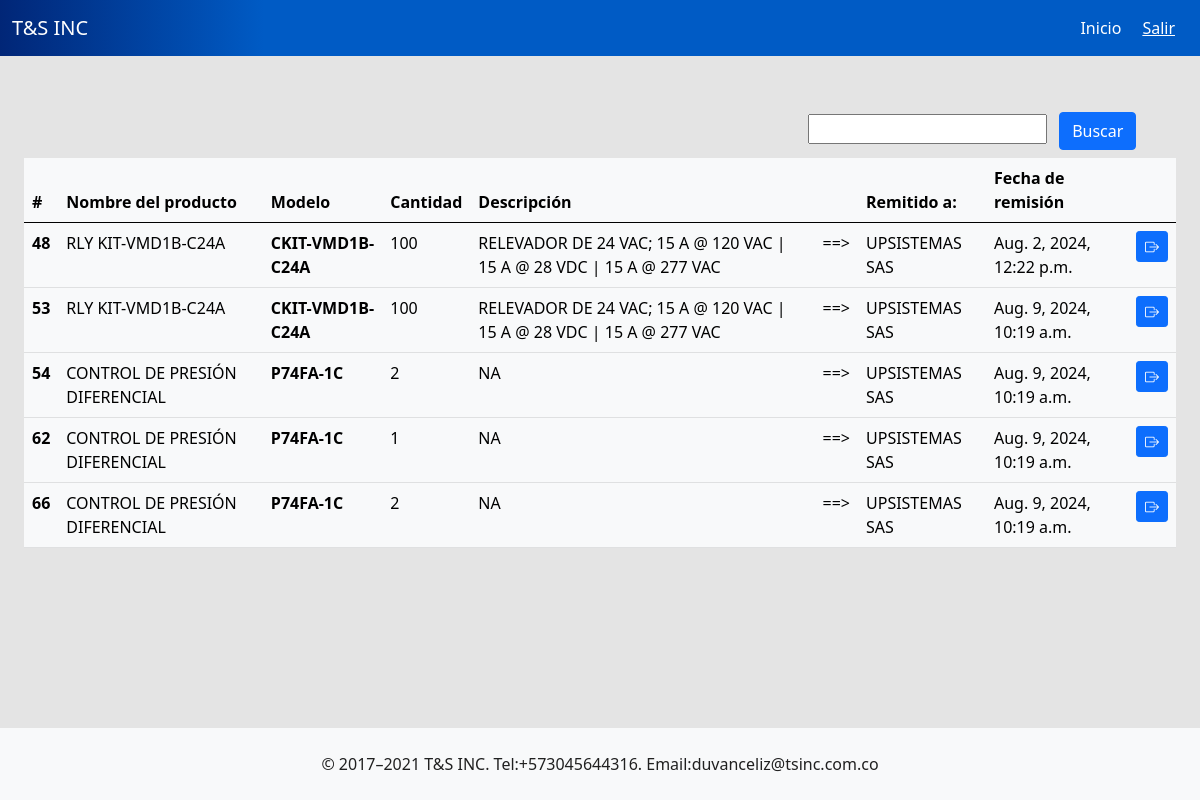
/productshipped/ (signed in), run on an earlier commit of the app's database.
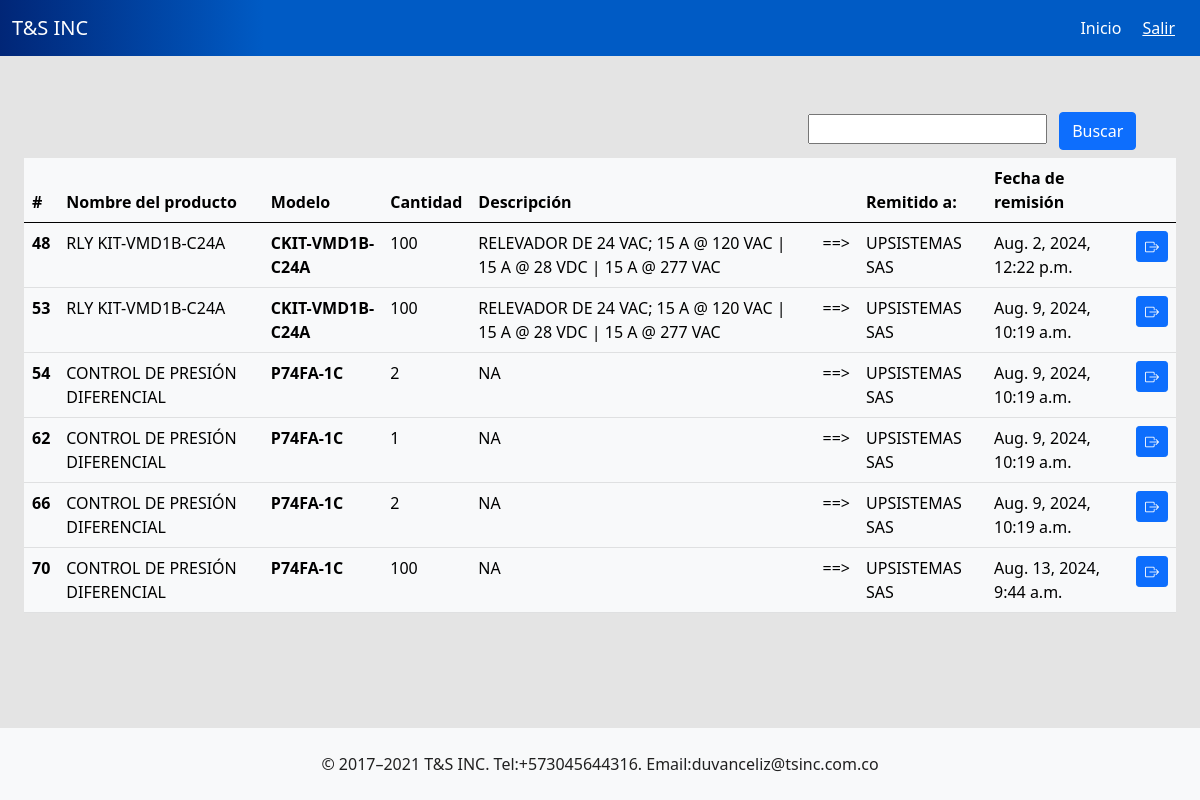
And on a later commit of the database.
### tsinc/models.py (models this page shows, shortened)
class ProductSent(models.Model):
    product = models.ForeignKey(Product,on_delete=models.CASCADE)
    quantity = models.IntegerField(default=0)
    price = models.FloatField(default=0)
    remission = models.ForeignKey(Remission,on_delete=models.CASCADE,null=True)
    discounted = models.BooleanField(default=False)

class Product(models.Model):
    code = models.CharField(max_length=200, default=None)
    product_name = models.CharField(max_length=200, default=None)
    factory_ref = models.CharField(max_length=200, default=None)
    model = models.CharField(max_length=200, default=None)
    sale_price = models.FloatField(default=0)
    purcharse_price = models.FloatField(default=0)
    brand = models.CharField(max_length=200, default=None)
    location = models.CharField(max_length=200, default=None)
    quantity = models.IntegerField()
    point = models.CharField(max_length=100,null=True,blank=True)
    description = models.TextField(validators=[MaxLengthValidator(500)], null=True)
    min_stock = models.IntegerField(default=0)
    iva = models.BooleanField(default=False)
    date = models.DateField(default=datetime.date.today)

class Remission(models.Model):
    number = models.CharField(max_length=200, null= True)
    city = models.CharField(max_length=200)
    company = models.CharField(max_length=200)
    nit = models.CharField(max_length=200)
    location = models.CharField(max_length=200)
    project = models.CharField(max_length=250)
    responsible = models.CharField(max_length=200)
    order_number = models.CharField(max_length=100, null=True)
    date = models.DateTimeField(default=timezone.now)
    usersession = models.ForeignKey(User,on_delete=models.CASCADE)

### tsinc/views.py (the view)
# urls.py: path('productshipped/', views.product_shipped, name='product_shipped'),
@user_passes_test(staff_required,login_url='/accessdenied/')
@login_required
def product_shipped(request):
    products_shipped = ProductSent.objects.all()[:10]
    search = request.GET.get('search')
    if search:
        products = Product.objects.filter(Q(product_name__icontains= search) | Q(model__icontains= search))
        products_shipped = ProductSent.objects.filter(product__in = products)
    return render(request,'productshipped.html',{'products':products_shipped})

### tsinc/views.py (called while the page is built)
def staff_required(user):
    return user.is_staff

### tsinc/templates/productshipped.html
{% extends 'layout.html' %} {% block body %}
<div class="container">
  <div class="row">
    <div class="col-md-4">
    </div>
    <div class="col-md-4">
    </div>
    <div class="col-md-4">
      <form id="form-search">
        <input id="input-search" type="text" name="search"/>
        <button id="btn-search" class="btn btn-primary m-2" type="submit">
          Buscar
        </button>
      </form>
    </div>
  </div>
    <div class="row">
       <div class="col-md-12">
        <div class="table-responsive">
          <table class="table table-hover table-light">
            <thead>
              <tr>
                <th scope="col">#</th>
                <th scope="col">Nombre del producto</th>
                <th scope="col">Modelo</th>
                <th scope="col">Cantidad</th>
                <th scope="col">Descripción</th>
                <th scope="col"></th>
                <th scope="col">Remitido a:</th>
                <th scope="col">Fecha de remisión</th>
                <th></th>
              </tr>
            </thead>
            <tbody>
              <tr>
                {% for product in products %}
                <th scope="row">{{product.id}}</th>
                <td>{{product.product.product_name}}</td>
                <th>{{product.product.model}}</th>
                <td>{{product.quantity}}</td>
                <td>{{product.product.description}}</td>
                <td> ==> </td>
                <td>{{product.remission.company}}</td>
                <td>{{product.remission.date}}</td>
                <td>
                    <a class="btn btn-primary btn-sm" href="{% url 'product_remission' product.remission.id %}" data-bs-toggle="tooltip" data-bs-placement="top" title="Ver detalles de remisión"> <i class="bi bi-box-arrow-right"></i></a>
                </td>
              </tr>
              {%endfor%}
            </tbody>
          </table>
        </div>
       </div>
    </div>
  </div>
{% endblock %}

What changed in the data, as far as the page shows it:
added ProductSent: id "70", product.product_name "CONTROL DE PRESIÓN DIFERENCIAL", product.model "P74FA-1C", quantity "100", product.description "NA", remission.company "UPSISTEMAS SAS", remission "Aug. 13, 2024, 9:44 a.m."
